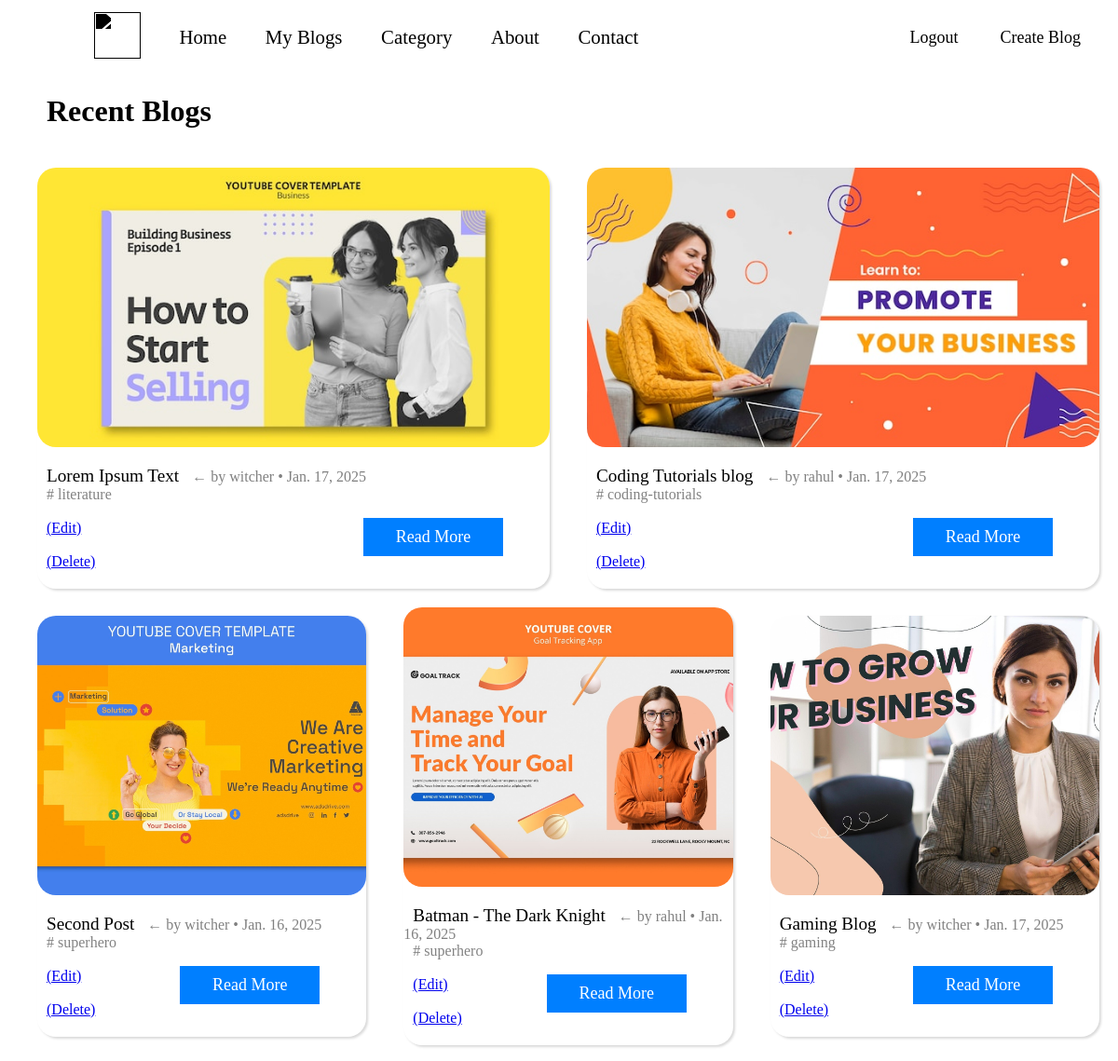
/blogarea/blogarea/ (upper part), run on an earlier commit of the app's database.
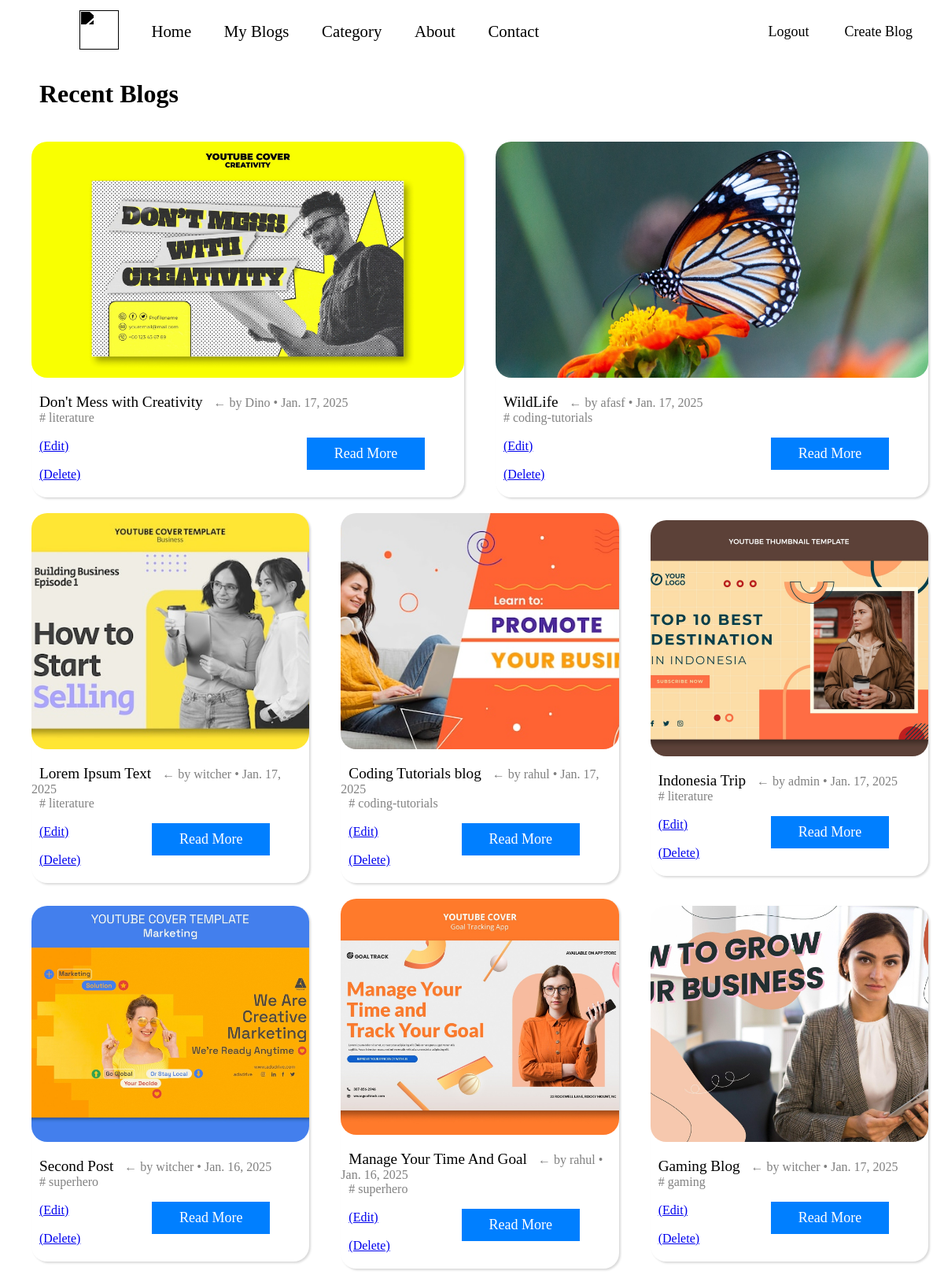
And on a later commit of the database.
### blogarea/models.py (models this page shows, shortened)
class Post(models.Model):
    choices = Category.objects.all().values_list('name','name')
    title = models.CharField(max_length=255)
    author = models.ForeignKey(User,on_delete=models.CASCADE)
    post_date = models.DateField(auto_now_add=True)
    category = models.CharField(choices=choices,max_length=255,default="Uncategorized")
    image = models.ImageField(upload_to='blogPostImages/',null=True,blank=True)
    thumbnail = models.ImageField(upload_to='thumbnail/',null=True,blank=True)
    body = models.TextField()

### blogarea/views.py (the view)
# urls.py: path("blogarea/", BlogHome.as_view(), name="blogarea"),
class BlogHome(ListView):
    model = Post
    template_name = 'blogHome.html'
    ordering = ['post_date']

### blogarea/templates/blogHome.html (shortened to what this page needs)
<!DOCTYPE html>
<html lang="en">
  <head>
    {% load static %}
    <link rel="stylesheet" href="{% static 'header.css' %}" />
    <link rel="stylesheet" href="{% static 'blogHome.css'%}" />
    <link rel="stylesheet" href="{% static 'footer.css'%}" />
  </head>
  <body>
    <header>
      <nav>
        <a href=""
          ><img
            class="headerLogo"
            src="{% static '1to1 invictus logo.png'%}"
            height="50px"
            width="50px"
        /></a>
        <a href="{% url 'blogarea'%}">Home</a>
        <a href="">My Blogs</a>
        <a href="">Category</a>
        <a href="">About</a>
        <a href="">Contact</a>
        <form action="{% url 'logout' %}" method="post">
          <button class="headerSignUp">Logout</button>
        </form>
        <form action="{% url 'writeYourBlog'%}">
          <button class="headerCreateBlog">Create Blog</button>
        </form>
      </nav>
    </header>
    <h1>Recent Blogs</h1>
    <div class="CardContainer">
      {% for post in object_list %}
      <a
        style="text-decoration: none"
        href="{% url 'ArticleDetailView' post.pk %}"
      >
        <div class="Cards">
          <img
            class="CardImages"
            style="height: 300px"
            src="{% if post.thumbnail %}{{ post.thumbnail.url }}{% else %}/media/thumbnail/thumbnail.jpg{% endif %}"
            alt="{{ post.title }}"
          />
          <br />
          <p>
            <span class="cardTitle">{{ post.title }}</span>
            <span class="cardAuthor_Date"
              >&larr; by {{ post.author }} &bull; {{ post.post_date}}</span
            >
          </p>
          <div style="display: flex">
            <div style="display: flex; flex-direction: column">
              <a
                style="margin-left: 10px; margin-bottom: 0; color: #828282"
                class="cardCategory"
                href="{% url 'category' post.category|slugify %}"
              >
                # {{ post.category|lower|slugify }}</a
              >
              <br />
              <a style="margin-left: 10px" href="{% url 'updateBlog' post.pk %}"
                >(Edit)</a
              ><br /><a
                style="margin-left: 10px; margin-bottom: 20px"
                href="{% url 'deleteBlog' post.pk %}"
                >(Delete)</a
              >
            </div>
            <a
              style="margin: auto 50px auto auto"
              href="{% url 'ArticleDetailView' post.pk %}"
            >
              <button class="ReadMore">Read More</button>
            </a>
          </div>
        </div>
      </a>
      {% endfor %}
    </div>
  </body>
</html>

### blogarea/static/header.css (style rules this page uses)
header { background-color: transparent; height: 5em; display: flex; justify-content: center; align-items: center; position: sticky; top: 0; z-index: 10; transition: background-color .4s ease-in-out; backdrop-filter: blur(2px); }
body { margin: 0; }
header .headerLogo { filter: brightness(0); transition: filter .4s ease-in-out; }
.headerSignUp { margin-left:auto; padding: 5px; background: transparent; font-family: Cambria; border:none; transition: .4s all ease-in-out; margin-right: 10px; font-size: large; cursor: pointer; }
.headerCreateBlog { margin-left:20px; padding: 5px; background: transparent; font-family: Cambria; border:none; transition: .4s all ease-in-out; margin-right: 30px; font-size: large; cursor: pointer; }
header.scrolled .headerSignUp, .headerCreateBlog { background: white; padding: 10px; transition: .4s all ease-in-out; }
form { display: contents; }
nav { width: 100%; display: flex; justify-content: space-between; align-items: center; position: relative; }
header nav { padding: 1.5em 0 1.5em 5em; }
header nav a { text-decoration: none; color: black; font-size: 1.3em; margin: 1em; transition: color .4s ease-in-out; }
a { position: relative; display: inline-block; }
header nav a::before { content: ""; position: absolute; bottom: -5px; width: 0%; height: 3px; background-color: black; transition: .4s all ease-in-out; }

### blogarea/static/blogHome.css (style rules this page uses)
.CardContainer { display: flex; justify-content: center; align-items: center; flex-wrap: wrap-reverse; gap: 20px; padding: 20px; }
span { font-family: Cambria; color: black; margin-left: 10px; margin-right: 20px; }
.Cards { flex: 1 1 30%; display: flex; flex-direction: column; flex-wrap: wrap; box-shadow: rgba(0, 0, 0, 0.15) 1.95px 1.95px 2.6px; border-radius: 20px; }
.CardImages { border-radius: 20px; width: 100%; object-fit: cover; }
h1 { font-family: Cambria; margin-left: 50px; }
.cardTitle { all: unset; margin-left: 10px; text-decoration: none; font-family: "Crimson Text", serif; font-size: larger; color: black; }
.cardAuthor_Date { font-size: medium; color: gray; }
.cardCategory { all: unset; text-decoration: none; font-family: "Crimson Text", serif; font-size: medium; color: black; cursor: pointer; }
p { margin-bottom: 0; }
.ReadMore { background-color: #007FFF; padding: 10px; font-family: Cambria; color: white; border: none; width: 150px; cursor: pointer; font-size: large; }

### blogarea/static/footer.css (style rules this page uses)
a { font-family: Cambria; position: relative; display: inline-block; }

What changed in the data, as far as the page shows it:
changed Post: title "Batman - The Dark Knight" → "Manage Your Time And Goal"
added Post: thumbnail (picture), title "Indonesia Trip", author "admin", post_date "Jan. 17, 2025", category|slugify "literature"
added Post: thumbnail (picture), title "Don't Mess with Creativity", author "Dino", post_date "Jan. 17, 2025", category|slugify "literature"
added Post: thumbnail (picture), title "WildLife", author "afasf", post_date "Jan. 17, 2025", category|slugify "coding-tutorials"
